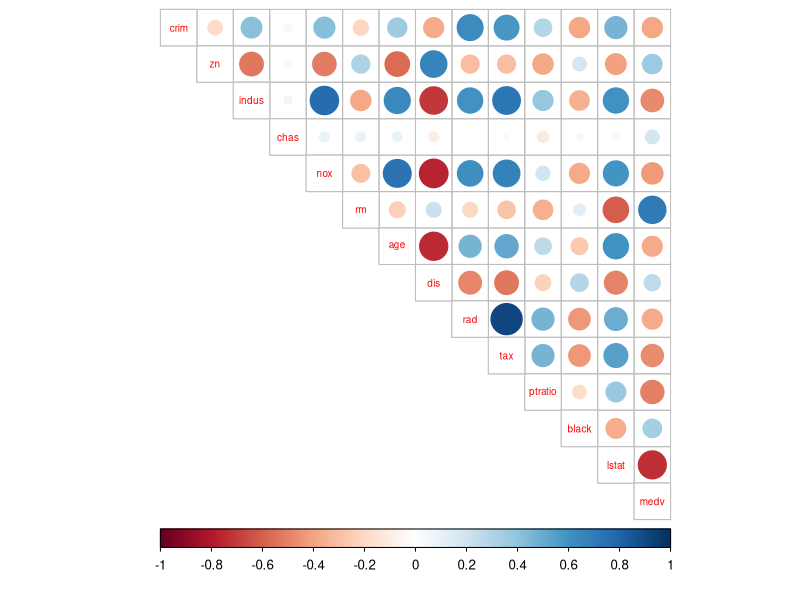
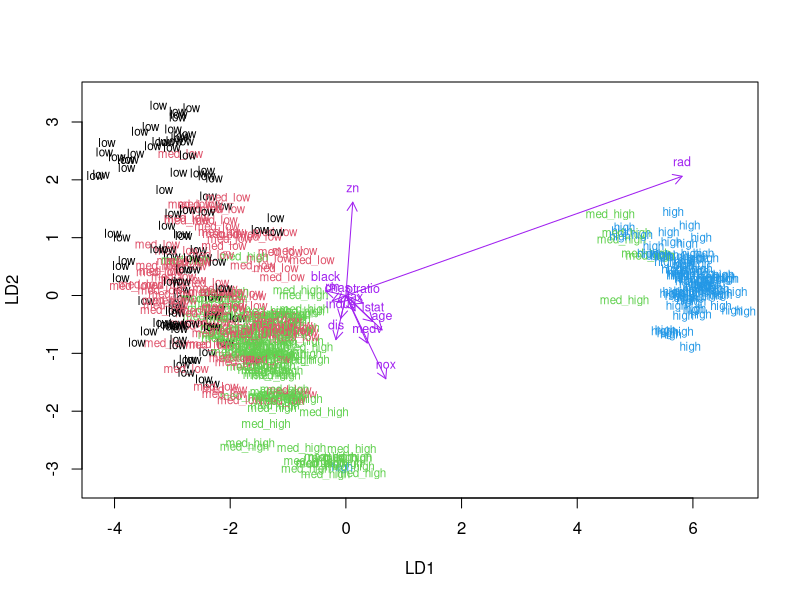
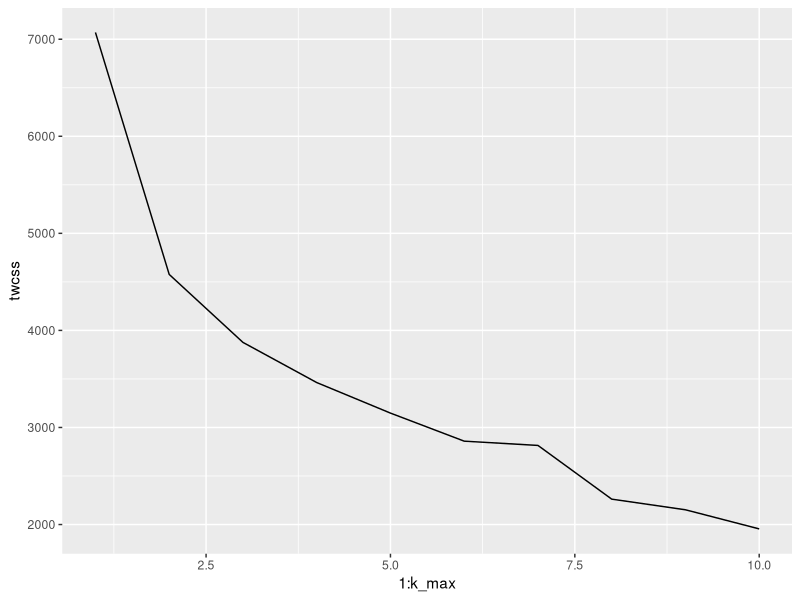
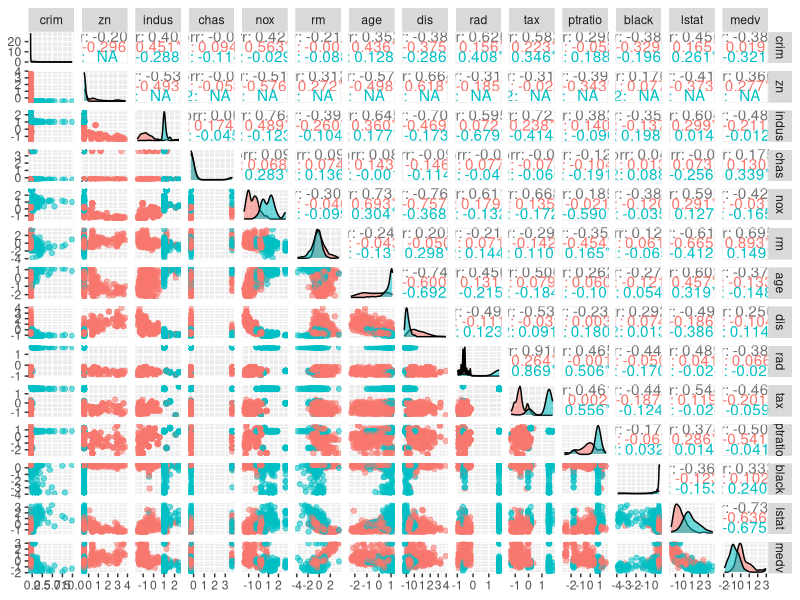

These charts were generated, in order, by the following R code:
## ---- chunk 1
# access the MASS package
library(MASS)

# load the data
data("Boston")

# explore the structure and dimensions of the dataset
str(Boston)
dim(Boston)

## ---- chunk 2
library(corrplot)
library(tidyverse)

# calculate the correlation matrix and round it
cor_matrix<-cor(Boston) 

#save rounded matrix
cor_matrix <- cor_matrix %>% round(digits = 2)

# visualize the correlation matrix
corrplot(cor_matrix, method="circle", type = "upper", cl.pos = "b", tl.pos = "d", tl.cex = 0.6)

#summaries of the variables
summary(Boston)

## ---- chunk 3
# center and standardize variables
boston_scaled <- scale(Boston)

# summaries of the scaled variables
summary(boston_scaled)

# change the object to data frame
boston_scaled <- as.data.frame(boston_scaled)

## ---- chunk 4
# create a quantile vector of crim
bins <- quantile(boston_scaled$crim)

# create a categorical variable 'crime'
crime <- cut(boston_scaled$crim, breaks = bins, include.lowest = TRUE, label = c("low", "med_low", "med_high", "high"))

# remove original crim from the dataset
boston_scaled <- dplyr::select(boston_scaled, -crim)

# add the new categorical value to scaled data
boston_scaled <- data.frame(boston_scaled, crime)

## ---- chunk 5
# number of rows in the Boston dataset 
n <- nrow(boston_scaled)

# choose randomly 80% of the rows
ind <- sample(n,  size = n * 0.8)

# create train set
train <- boston_scaled[ind,]

# create test set 
test <- boston_scaled[-ind,]

## ---- chunk 6
# linear discriminant analysis
lda.fit <- lda(crime ~ ., data = train)

lda.arrows <- function(x, myscale = 1, arrow.heads = 0.1, color = 'purple', tex = 0.75, choices = c(1,2)) {
  heads = coef(x)
  arrows(x0 = 0, y0 = 0, 
         x1 = myscale*heads[,choices[1]],
         y1 = myscale*heads[,choices[2]],
         col = color, length = arrow.heads)
  text(myscale*heads[,choices], labels = row.names(heads), cex = tex, col = color, pos = 3)
}
classes = as.numeric(train$crime)

#plot the result
plot(lda.fit, dimen = 2, col = classes)
lda.arrows(lda.fit, myscale = 2)

## ---- chunk 7
# save the correct classes from test data
correct_classes <- test$crime

# remove the crime variable from test data
test <- dplyr::select(test, -crime)

## ---- chunk 8
# predict classes with test data
lda.pred <- predict(lda.fit, newdata = test)

# cross tabulate the results
table(correct = correct_classes, predicted = lda.pred$class)
## ---- chunk 9

# reload the data
data(Boston)
# center and standardize variables
boston_scaled <- scale(Boston)
boston_scaled <- data.frame(boston_scaled)

# euclidean distance matrix
eu_dist <- dist(boston_scaled)
## ---- chunk 10
set.seed(123) #set seed to ensure results are replicable

# determine the number of clusters
k_max <- 10

# calculate the total within sum of squares
twcss <- sapply(1:k_max, function(k){kmeans(boston_scaled, k)$tot.withinss})

# visualize the results

library(ggplot2)
qplot(x = 1:k_max, y = twcss, geom = 'line')
## ---- chunk 11
# k-means clustering
km <-kmeans(boston_scaled, centers = 2)

# plot the scaled Boston dataset with clusters
library(GGally)
ggpairs(boston_scaled, mapping = aes(col = as.factor(km$cluster), alpha = 0.3), lower = list(combo = wrap("facethist", bins = 20)))

